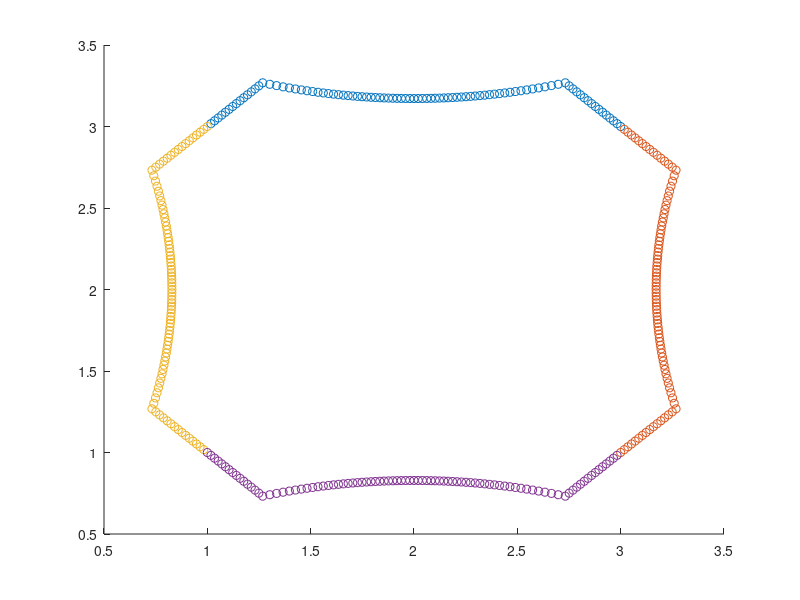
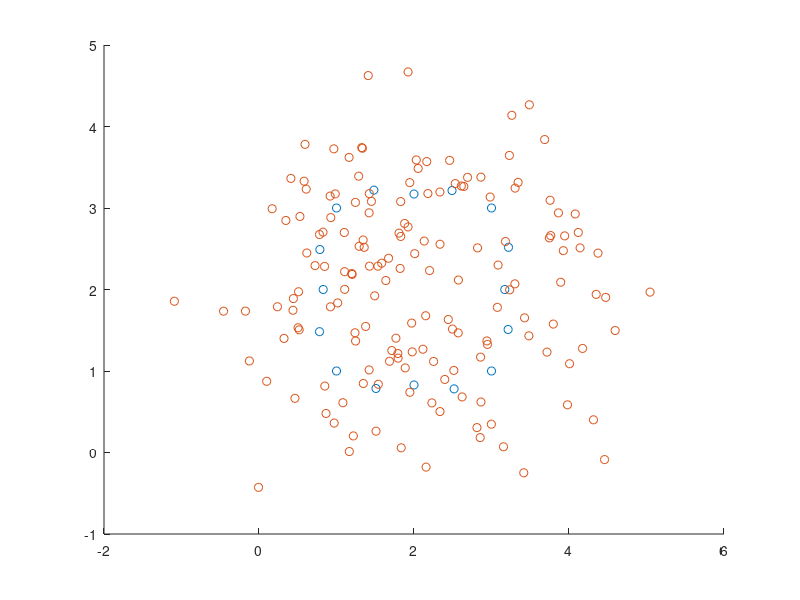

Write MATLAB code to recreate these figures, in order.
%constellation_point_trace.m% purpose: to find trace of point, given the constrains to maximize the % distance among different quadrant.% author: Cantjie% last updated at 2019/03/27clear;theta_deg = 1:90;N_sampling = 1;theta_rad = theta_deg / 180 * pi;SNR = 10;a = zeros(1,90 * N_sampling);% a(1:15) = 1 ./ cos(deg2rad(theta_deg(1:15)));% a(16:45) = 2 * sqrt(2) * cos(deg2rad(45 - theta_deg(16:45))) - 2 * sqrt(sin(deg2rad((2 * theta_deg(16:45)))));a(1:15 * N_sampling) = 1 ./ cos(theta_rad(1:15 * N_sampling));a(15 * N_sampling + 1 : 75 * N_sampling) ...    = 2 * sqrt(2) * cos(deg2rad(45) - theta_rad(15 * N_sampling + 1 : 75 * N_sampling)) ...      - 2 * sqrt(sin(2 * theta_rad(15 * N_sampling + 1 : 75 * N_sampling)));% a(45 * N_sampling + 1 : 75 * N_sampling) ...%     = 2 * sqrt(2) * cos(deg2rad(45) - theta_rad(15 * N_sampling + 1 : 45 * N_sampling)) ...%       - 2 * sqrt(sin(2 * theta_rad(15 * N_sampling + 1 : 45 * N_sampling)));a(75 * N_sampling + 1 : 90 * N_sampling) = 1 ./ sin(theta_rad(75 * N_sampling + 1 : 90 * N_sampling));Sr = sqrt(2) .* a .* sin(deg2rad(45) - theta_rad);Cr = sqrt(2) .* a .* cos(deg2rad(45) - theta_rad); A = [2 - Sr; 2 + Cr];B = [2 + Cr; 2 + Sr];C = [2 - Cr; 2 - Sr];D = [2 + Sr; 2 - Cr];figure(1)scatter(A(1,:),A(2,:));hold on;scatter(B(1,:),B(2,:));scatter(C(1,:),C(2,:));scatter(D(1,:),D(2,:));%%SNR = 10;% % A_awgn = awgn(A,SNR,'measured');% B_awgn = awgn(B,SNR,'measured');% C_awgn = awgn(C,SNR,'measured');% D_awgn = awgn(D,SNR,'measured');% % % % figure% scatter(A_awgn(1,:),A_awgn(2,:));% hold on% scatter(B_awgn(1,:),B_awgn(2,:));% scatter(C_awgn(1,:),C_awgn(2,:));% scatter(D_awgn(1,:),D_awgn(2,:));%%number_of_rotate_bits = 4;theta_rotate_deg = 360 / (2^number_of_rotate_bits);theta_selected = floor(0:theta_rotate_deg:360);theta_selected(1) = [];  % delete the first element 0 ;vertex = [A,B,C,D];vertex_selected = vertex(:,theta_selected);vertex_selected_rep = repmat(vertex_selected,1,10);vertex_selected_rep_awgn = awgn(vertex_selected_rep,SNR,'measured');figure(2)scatter(vertex_selected(1,:), vertex_selected(2,:));hold on scatter(vertex_selected_rep_awgn(1,:),vertex_selected_rep_awgn(2,:));